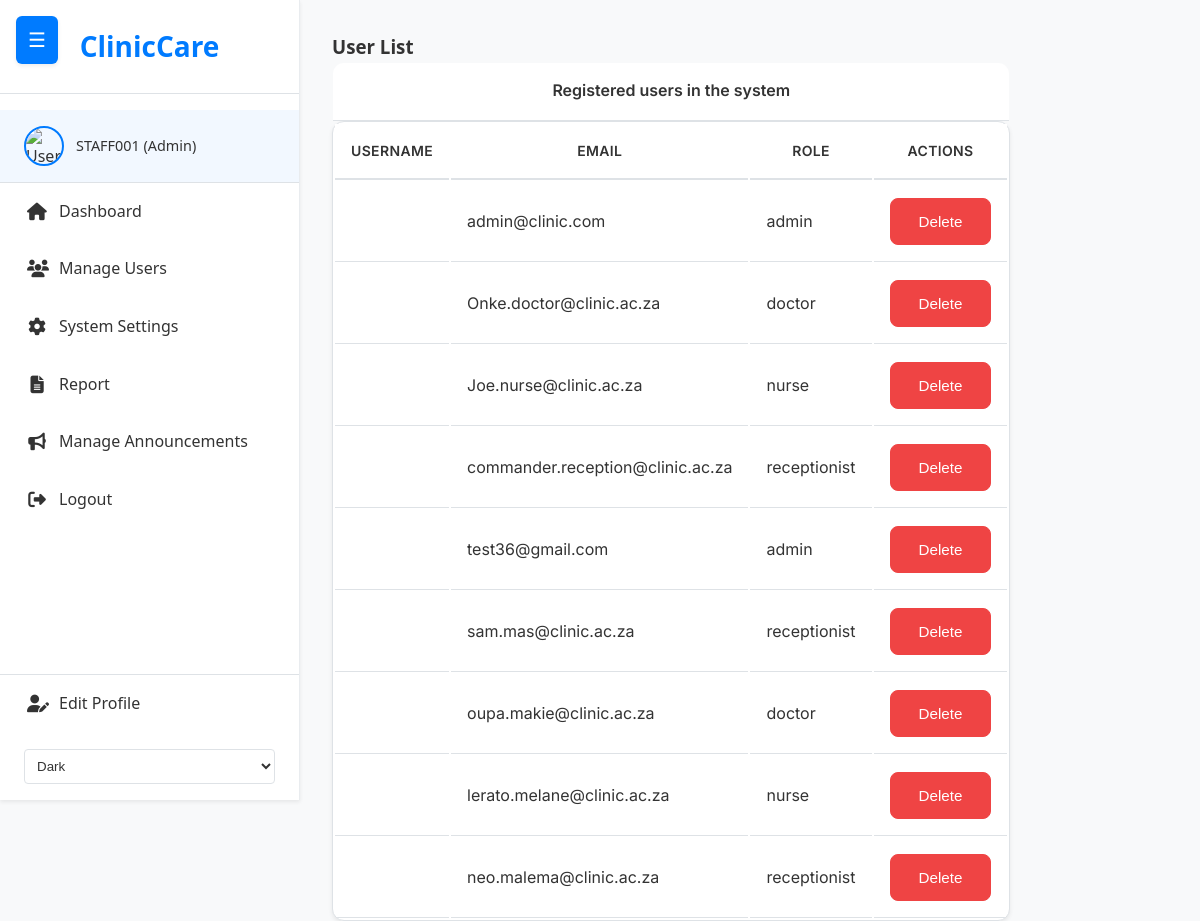
Screenshot of /manage_users (signed in) with the database file from the repository.
### tables this page shows
CREATE TABLE employees
                     (id INTEGER PRIMARY KEY AUTOINCREMENT,
                      first_name TEXT NOT NULL,
                      last_name TEXT NOT NULL,
                      email TEXT NOT NULL,
                      password TEXT NOT NULL,
                      phone TEXT,
                      address TEXT,
                      role TEXT NOT NULL,
                      hire_date TEXT,
                      availability TEXT DEFAULT 'available',
                      profile_image TEXT DEFAULT 'default.jpg',
                      staff_number TEXT UNIQUE NOT NULL DEFAULT 'TEMPSTAFF', specialization TEXT);

### script.py (the view, shortened to what this page needs)
@app.route('/manage_users', methods=['GET', 'POST'])
def manage_users():
    if 'username' not in session or session.get('role') != 'admin':
        flash('Please log in as an admin to manage users.', 'error')
        return redirect(url_for('login_page'))
    conn = None
    try:
        conn = get_db_connection()
        c = conn.cursor()
        user_details = get_user_details(conn, session['username'])
        if not user_details:
            flash('User details not found. Please log in again.', 'error')
            return redirect(url_for('login_page'))
        c.execute("SELECT staff_number, first_name, last_name, email, role FROM employees ORDER BY id")
        employees = [
            {
                'staff_number': row['staff_number'],
                'first_name': row['first_name'],
                'last_name': row['last_name'],
                'email': row['email'],
                'role': row['role']
            } for row in c.fetchall()
        ]
        return render_template('admin/manageUsers.html',
                              employees=employees,
                              user_details=user_details,
                              username=session['username'])
    except sqlite3.Error as e:
        logger.error(f"Database error in manage_users: {e}")
        flash('An error occurred while managing users.', 'error')
        return redirect(url_for('admin_dashboard'))
    finally:
        if conn:
            conn.close()

### script.py (called while the page is built)
def get_db_connection():
    if 'db' not in g:
        g.db = sqlite3.connect('clinicinfo.db')
        g.db.row_factory = sqlite3.Row
    return g.db

def get_user_details(conn, user_id):
    try:
        c = conn.cursor()
        c.execute("SELECT * FROM employees WHERE staff_number = ?", (user_id,))
        user = c.fetchone()
        return dict(user) if user else {}
    except sqlite3.Error as e:
        logger.error(f"Error fetching user details: {e}")
        return {}

### templates/admin/manageUsers.html (shortened to what this page needs)
{% extends "base.html" %}
{% block content %}
<div class="container mx-auto px-4 py-8">
    <div class="bg-white rounded-lg shadow-md p-6 mb-8">
        <h3 class="text-xl font-semibold mb-4">User List</h3>
        <table id="user-table" class="w-full table-auto border-collapse">
            <caption class="text-left text-lg font-medium mb-2">Registered users in the system</caption>
            <thead>
                <tr class="bg-gray-100">
                    <th class="px-4 py-2 text-left">Username</th>
                    <th class="px-4 py-2 text-left">Email</th>
                    <th class="px-4 py-2 text-left">Role</th>
                    <th class="px-4 py-2 text-left">Actions</th>
                </tr>
            </thead>
            <tbody id="user-table-body">
                {% for user in employees %}
                <tr class="hover:bg-gray-50">
                    <td class="px-4 py-2">{{ user.username }}</td>
                    <td class="px-4 py-2">{{ user.email }}</td>
                    <td class="px-4 py-2">{{ user.role }}</td>
                    <td class="px-4 py-2">
                        <button class="btn btn-danger delete-user" data-user-id="{{ user.id }}" aria-label="Delete user {{ user.username }}">Delete</button>
                    </td>
                </tr>
                {% else %}
                <tr><td colspan="4" class="px-4 py-2 text-center">No users found.</td></tr>
                {% endfor %}
            </tbody>
        </table>
    </div>
</div>
{% endblock %}

### templates/base.html (shortened to what this page needs)
<!DOCTYPE html>
<html lang="en">
<head>
  <link rel="stylesheet" href="https://cdnjs.cloudflare.com/ajax/libs/font-awesome/6.4.0/css/all.min.css">
  <link rel="stylesheet" href="{{ url_for('static', filename='css/baseSidebar.css') }}?v=2">
  {% if session.role == 'receptionist' %}
    <link rel="stylesheet" href="{{ url_for('static', filename='css/reception.css') }}?v=2">
  {% elif session.role == 'doctor' %}
    <link rel="stylesheet" href="{{ url_for('static', filename='css/doctor.css') }}?v=1">
  {% elif session.role == 'nurse' %}
    <link rel="stylesheet" href="{{ url_for('static', filename='css/nurse.css') }}?v=1">
  {% elif session.role == 'admin' %}
    <link rel="stylesheet" href="{{ url_for('static', filename='css/admin.css') }}?v=1">
  {% endif %}
</head>
<body class="dashboard-page">
  <button class="menu-toggle" id="menu-toggle-btn" aria-label="Toggle Sidebar" aria-expanded="false">☰</button>
  <aside class="sidebar {% if session.role == 'receptionist' %}active{% endif %}" id="sidebar" role="navigation" aria-label="Main Navigation">
    <div class="logo">ClinicCare</div>
    <nav>
      {% if session.username %}
        <div class="user-info">
          <img src="{{ url_for('static', filename='images/user-placeholder.png') }}" alt="User Avatar">
          <span>{{ session.username }} ({{ session.role | capitalize }})</span>
        </div>
        {% if session.role == 'receptionist' %}
          <ul>
            <li><a href="{{ url_for('reception_dashboard') }}" class="sidebar-btn"><i class="fas fa-home"></i> Dashboard</a></li>
            <li><a href="{{ url_for('manage_appointments') }}" class="sidebar-btn"><i class="fas fa-calendar-check"></i> Manage Appointments</a></li>
            <li><a href="{{ url_for('check_in_page') }}" class="sidebar-btn"><i class="fas fa-user-check"></i> Check-In Desk</a></li>
            <li><a href="{{ url_for('helped_patients_report') }}" class="sidebar-btn"><i class="fas fa-file-alt"></i> Patient Report</a></li>
            <li><a href="{{ url_for('search_patient') }}" class="sidebar-btn"><i class="fas fa-search"></i> Search Patients</a></li>
            <li><a href="{{ url_for('view_announcements') }}" class="sidebar-btn"><i class="fas fa-bullhorn"></i> View Announcements</a></li>
            <li><a href="{{ url_for('logout') }}" class="sidebar-btn logout-btn"><i class="fas fa-sign-out-alt"></i> Logout</a></li>
          </ul>
        {% elif session.role == 'admin' %}
          <ul>
            <li><a href="{{ url_for('admin_dashboard') }}" class="sidebar-btn"><i class="fas fa-home"></i> Dashboard</a></li>
            <li><a href="{{ url_for('manage_users') }}" class="sidebar-btn"><i class="fas fa-users"></i> Manage Users</a></li>
            <li><a href="{{ url_for('system_settings') }}" class="sidebar-btn"><i class="fas fa-cog"></i> System Settings</a></li>
            <li><a href="{{ url_for('doctor_report') }}" class="sidebar-btn"><i class="fas fa-file-alt"></i> Report</a></li>
            <li><a href="{{ url_for('announcements') }}" class="sidebar-btn"><i class="fas fa-bullhorn"></i> Manage Announcements</a></li>
            <li><a href="{{ url_for('logout') }}" class="sidebar-btn logout-btn"><i class="fas fa-sign-out-alt"></i> Logout</a></li>
          </ul>
        {% endif %}
        <ul class="sidebar-footer">
          <li><a href="{{ url_for('edit_profile') }}" class="sidebar-btn"><i class="fas fa-user-edit"></i> Edit Profile</a></li>
          <li>
            <form action="{{ url_for('change_theme') }}" method="POST" class="theme-form">
              <select name="theme" onchange="this.form.submit()" class="form-control">
               <option value="dark" {% if session.theme == 'dark' %}selected{% endif %}>Dark</option>
              </select>
            </form>
          </li>
        </ul>
      {% else %}
        <ul>
          <li><a href="{{ url_for('login_page') }}"><i class="fas fa-sign-in-alt"></i> Login</a></li>
        </ul>
      {% endif %}
    </nav>
  </aside>
  <main class="dashboard" id="main-content">
    {% block content %}{% endblock %}
  </main>
</body>
</html>

### static/css/baseSidebar.css (style rules this page uses)
* { margin: 0; padding: 0; box-sizing: border-box; }
html, body { height: 100%; font-family: 'Segoe UI', Tahoma, Geneva, Verdana, sans-serif; line-height: 1.6; color: var(--text-color, #333); background-color: var(--bg-color, #f8f9fa); }
:root { --bg-color: #f8f9fa; --sidebar-bg: #ffffff; --sidebar-border: #e9ecef; --text-color: #333; --text-muted: #6c757d; --link-color: #007bff; --link-hover: #0056b3; --card-bg: #ffffff; --border-color: #dee2e6; --shadow: 0 0.125rem 0.25rem rgba(0, 0, 0, 0.075); --transition: all 0.3s ease; --current-time: "02:35 PM SAST, October 22, 2025"; }
.dashboard-page { display: flex; min-height: 100vh; }
.menu-toggle { position: fixed; top: 1rem; left: 1rem; z-index: 1000; background: var(--link-color); color: white; border: none; padding: 0.75rem; border-radius: 0.375rem; cursor: pointer; font-size: 1.25rem; box-shadow: var(--shadow); transition: var(--transition); }
.sidebar { position: fixed; top: 0; left: -300px; width: 300px; height: 100vh; background: var(--sidebar-bg); border-right: 1px solid var(--sidebar-border); transition: var(--transition); z-index: 999; overflow-y: auto; box-shadow: var(--shadow); }
.sidebar.active { left: 0; }
.sidebar .logo { padding: 1.5rem; text-align: center; font-size: 1.75rem; font-weight: bold; color: var(--link-color); border-bottom: 1px solid var(--border-color); }
.sidebar nav { padding: 1rem 0; }
.user-info { padding: 1rem 1.5rem; display: flex; align-items: center; gap: 0.75rem; border-bottom: 1px solid var(--border-color); background: rgba(0, 123, 255, 0.05); }
.user-info img { width: 40px; height: 40px; border-radius: 50%; border: 2px solid var(--link-color); }
.user-info span { font-size: 0.9rem; color: var(--text-color); font-weight: 500; }
.sidebar ul { list-style: none; }
.sidebar ul li { margin: 0; }
.sidebar-btn { display: flex; align-items: center; gap: 0.75rem; padding: 1rem 1.5rem; color: var(--text-color); text-decoration: none; transition: var(--transition); border-left: 3px solid transparent; width: 100%; }
.sidebar-btn i { width: 20px; text-align: center; font-size: 1.1rem; }
.sidebar-footer { position: absolute; bottom: 0; width: 100%; border-top: 1px solid var(--border-color); background: var(--sidebar-bg); }
.sidebar-footer .theme-form { padding: 1rem 1.5rem; }
.sidebar-footer .form-control { width: 100%; padding: 0.5rem; border: 1px solid var(--border-color); border-radius: 0.25rem; background: var(--card-bg); color: var(--text-color); }
.dashboard { flex: 1; margin-left: 0; transition: var(--transition); padding: 2rem; background: var(--bg-color); }
.dashboard.active { margin-left: 300px; }
.btn { display: inline-block; padding: 0.75rem 1.5rem; border: 1px solid transparent; border-radius: 0.375rem; text-decoration: none; font-weight: 500; cursor: pointer; transition: var(--transition); }
.btn-danger { background: #dc3545; color: white; border-color: #dc3545; }
.form-control { width: 100%; padding: 0.75rem; border: 1px solid var(--border-color); border-radius: 0.375rem; background: var(--card-bg); color: var(--text-color); transition: var(--transition); }
select.form-control { cursor: pointer; }

### templates/base.html (style rules this page uses)
:root { --current-time: "02:35 PM SAST, October 22, 2025"; }

### rows the page displays
employees: username "STAFF001", email "admin@clinic.com", role "admin"
employees: email "Onke.doctor@clinic.ac.za", role "doctor"
employees: email "Joe.nurse@clinic.ac.za", role "nurse"
employees: email "commander.reception@clinic.ac.za", role "receptionist"
employees: email "test36@gmail.com", role "admin"
employees: email "sam.mas@clinic.ac.za", role "receptionist"
employees: email "oupa.makie@clinic.ac.za", role "doctor"
employees: email "lerato.melane@clinic.ac.za", role "nurse"
employees: email "neo.malema@clinic.ac.za", role "receptionist"

### other values shown
{{ session.role | capitalize }} "Admin"
